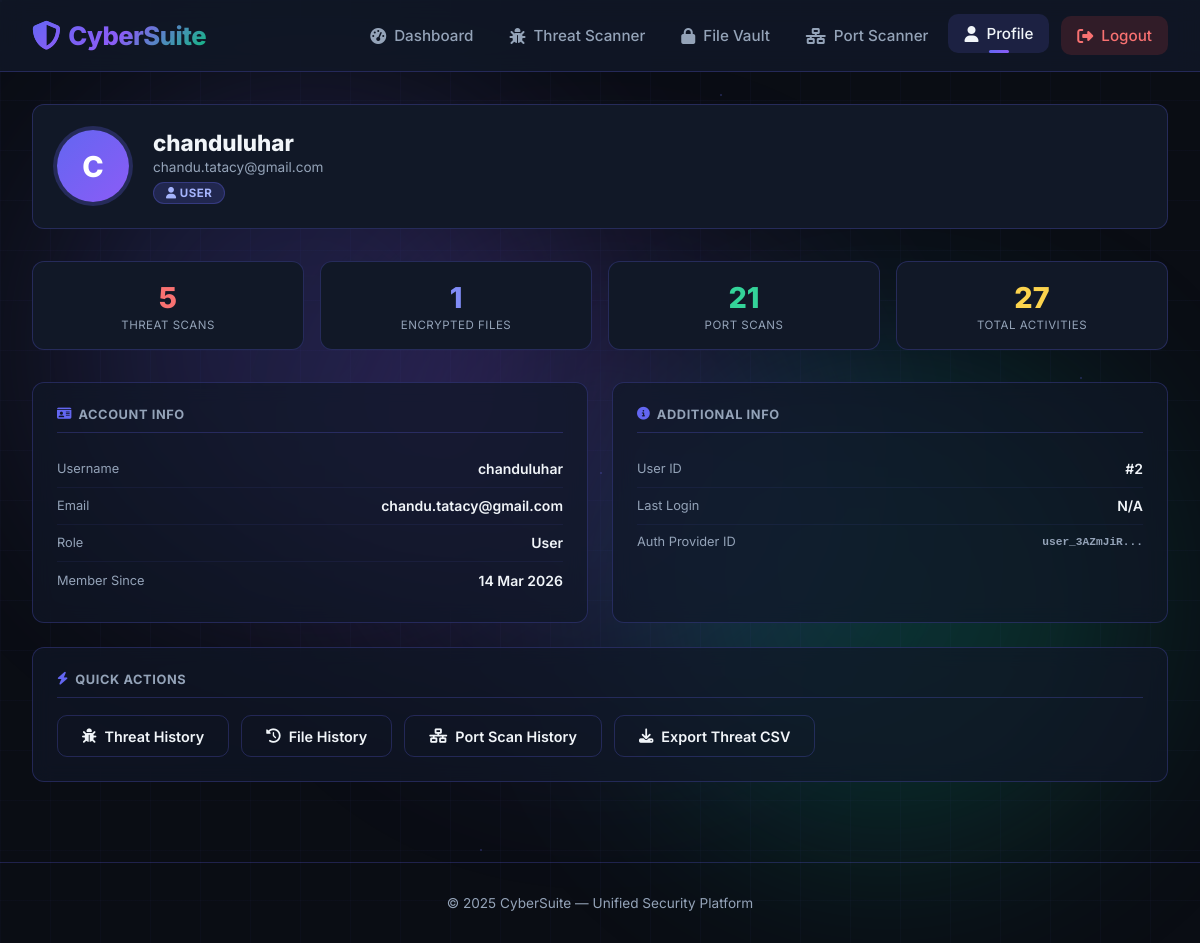
Screenshot of /profile (signed in) with the database file from the repository.
### models/user.py (models this page shows, shortened)
class User(db.Model, UserMixin):
    __tablename__ = 'users'
    id           = db.Column(db.Integer, primary_key=True)
    clerk_user_id = db.Column(db.String(128), unique=True, nullable=True, index=True)
    username     = db.Column(db.String(64), unique=True, nullable=False, index=True)
    email        = db.Column(db.String(120), unique=True, nullable=False, index=True)
    password_hash = db.Column(db.String(256), nullable=False)
    master_salt  = db.Column(db.String(64), nullable=True)
    role         = db.Column(db.String(20), default='user')  # 'user' | 'admin'
    is_admin     = db.Column(db.Boolean, default=False)
    created_at   = db.Column(db.DateTime, default=datetime.utcnow)
    last_login   = db.Column(db.DateTime)
    files        = db.relationship('FileMetadata', backref='owner', lazy='dynamic', cascade='all, delete-orphan')
    audit_logs   = db.relationship('AuditLog', backref='user', lazy='dynamic')
    scans        = db.relationship('Scan', backref='user', lazy=True)
    port_scans   = db.relationship('ScanHistory', backref='user', lazy=True)

### app.py (the view)
    @app.route('/profile')
    def profile():
        from flask_login import current_user
        from flask import redirect, url_for
        if not current_user.is_authenticated:
            return redirect(url_for('auth.login'))
        return render_template('profile.html')

### models/user.py (called while the page is built)
@login_manager.user_loader
def load_user(user_id):
    return User.query.get(int(user_id))

### templates/profile.html (shortened to what this page needs)
{% extends 'base.html' %}
{% block content %}
{% set threat_count = current_user.scans | length %}
{% set file_count = current_user.files.count() %}
{% set port_count = current_user.port_scans | length %}
<div class="profile-header">
    <div class="avatar">{{ current_user.username[0].upper() }}</div>
    <div class="profile-meta">
        <h2>{{ current_user.username }}</h2>
        <p>{{ current_user.email }}</p>
        <span class="role-badge {% if current_user.is_admin %}admin{% endif %}">
            {% if current_user.is_admin %}<i class="fas fa-crown"></i> Admin{% else %}<i class="fas fa-user"></i> User{%
            endif %}
        </span>
    </div>
</div>
<div class="stats-row">
    <div class="stat-mini">
        <div class="num" style="color:#f87171">{{ threat_count }}</div>
        <div class="lbl">Threat Scans</div>
    </div>
    <div class="stat-mini">
        <div class="num" style="color:#818cf8">{{ file_count }}</div>
        <div class="lbl">Encrypted Files</div>
    </div>
    <div class="stat-mini">
        <div class="num" style="color:#34d399">{{ port_count }}</div>
        <div class="lbl">Port Scans</div>
    </div>
    <div class="stat-mini">
        <div class="num" style="color:#fcd34d">{{ threat_count + file_count + port_count }}</div>
        <div class="lbl">Total Activities</div>
    </div>
</div>
<div class="profile-grid">
    <div class="card">
        <div class="section-head"><i class="fas fa-id-card"></i> Account Info</div>
        <div class="info-row">
            <span class="lbl">Username</span>
            <span class="val">{{ current_user.username }}</span>
        </div>
        <div class="info-row">
            <span class="lbl">Email</span>
            <span class="val">{{ current_user.email }}</span>
        </div>
        <div class="info-row">
            <span class="lbl">Role</span>
            <span class="val">{{ current_user.role.title() }}</span>
        </div>
        <div class="info-row">
            <span class="lbl">Member Since</span>
            <span class="val">{{ current_user.created_at.strftime('%d %b %Y') }}</span>
        </div>
    </div>
    <div class="card">
        <div class="section-head"><i class="fas fa-info-circle"></i> Additional Info</div>
        <div class="info-row">
            <span class="lbl">User ID</span>
            <span class="val">#{{ current_user.id }}</span>
        </div>
        <div class="info-row">
            <span class="lbl">Last Login</span>
            <span class="val">{% if current_user.last_login %}{{ current_user.last_login.strftime('%d %b %Y, %H:%M') }}{% else %}N/A{% endif %}</span>
        </div>
        {% if current_user.clerk_user_id %}
        <div class="info-row">
            <span class="lbl">Auth Provider ID</span>
            <span class="val" style="font-family: monospace; font-size: 0.8em; color: var(--muted);">{{ current_user.clerk_user_id[:12] }}...</span>
        </div>
        {% endif %}
    </div>
</div>
<div class="card" style="margin-top:1.5rem">
    <div class="section-head"><i class="fas fa-bolt"></i> Quick Actions</div>
    <div style="display:flex;gap:.75rem;flex-wrap:wrap">
        <a href="{{ url_for('phishing.history') }}" class="btn btn-outline"><i class="fas fa-bug"></i> Threat
            History</a>
        <a href="{{ url_for('crypto.history') }}" class="btn btn-outline"><i class="fas fa-clock-rotate-left"></i> File
            History</a>
        <a href="{{ url_for('scanner.history') }}" class="btn btn-outline"><i class="fas fa-network-wired"></i> Port
            Scan History</a>
        <a href="{{ url_for('phishing.export_history') }}" class="btn btn-outline"><i class="fas fa-download"></i>
            Export Threat CSV</a>
    </div>
</div>
{% endblock %}

### templates/base.html (style rules this page uses)
*, *::before, *::after { box-sizing: border-box; margin: 0; padding: 0; }
:root { --bg: #0a0d14; --surface: #111827; --surface2: #1a2236; --border: rgba(99,102,241,.25); --accent: #6366f1; --accent2: #8b5cf6; --green: #10b981; --red: #ef4444; --yellow: #f59e0b; --text: #f1f5f9; --muted: #94a3b8; --radius: 12px; }
body { font-family: 'Inter', sans-serif; background: var(--bg); color: var(--text); min-height: 100vh; position: relative; overflow-x: hidden; }
.card { background: rgba(17, 24, 39, 0.7); backdrop-filter: blur(10px); border: 1px solid var(--border); border-radius: var(--radius); padding: 1.5rem; transition: all 0.3s cubic-bezier(0.4, 0, 0.2, 1); position: relative; overflow: hidden; }
.card::before { content: ''; position: absolute; inset: 0; background: linear-gradient(125deg, transparent 0%, rgba(255, 255, 255, 0.05) 50%, transparent 100%); transform: translateX(-100%); transition: transform 0.5s ease; }
.btn { display: inline-flex; align-items: center; gap: .5rem; padding: .7rem 1.5rem; border-radius: 10px; font-size: .9rem; font-weight: 600; cursor: pointer; border: none; text-decoration: none; transition: all 0.3s cubic-bezier(0.4, 0, 0.2, 1); position: relative; overflow: hidden; }
.btn::before { content: ''; position: absolute; top: 50%; left: 50%; width: 0; height: 0; border-radius: 50%; background: rgba(255, 255, 255, 0.2); transform: translate(-50%, -50%); transition: width 0.5s ease, height 0.5s ease; }
.btn-outline { background: transparent; border: 1px solid var(--border); color: var(--text); }

### templates/profile.html (style rules this page uses)
.profile-header { display: flex; align-items: center; gap: 1.5rem; margin-bottom: 2rem; padding: 1.5rem; background: var(--surface); border: 1px solid var(--border); border-radius: var(--radius); }
.avatar { width: 72px; height: 72px; border-radius: 50%; background: linear-gradient(135deg, #6366f1, #8b5cf6); display: flex; align-items: center; justify-content: center; font-size: 1.8rem; font-weight: 800; color: #fff; flex-shrink: 0; box-shadow: 0 0 0 4px rgba(99, 102, 241, .25); }
.profile-meta h2 { font-size: 1.4rem; font-weight: 800; }
.profile-meta p { color: var(--muted); font-size: .85rem; margin-top: .2rem; }
.role-badge { display: inline-block; margin-top: .4rem; padding: .2rem .75rem; border-radius: 999px; font-size: .72rem; font-weight: 700; letter-spacing: .5px; text-transform: uppercase; background: rgba(99, 102, 241, .2); color: #a5b4fc; border: 1px solid rgba(99, 102, 241, .3); }
.stats-row { display: grid; grid-template-columns: repeat(auto-fit, minmax(150px, 1fr)); gap: 1rem; margin-bottom: 2rem; }
.stat-mini { background: var(--surface); border: 1px solid var(--border); border-radius: var(--radius); padding: 1.1rem 1.25rem; text-align: center; }
.stat-mini .num { font-size: 1.8rem; font-weight: 800; }
.stat-mini .lbl { font-size: .72rem; color: var(--muted); text-transform: uppercase; letter-spacing: .5px; margin-top: .2rem; }
.profile-grid { display: grid; grid-template-columns: 1fr 1fr; gap: 1.5rem; }
.section-head { font-size: .8rem; font-weight: 700; color: var(--muted); text-transform: uppercase; letter-spacing: .6px; margin-bottom: 1.1rem; padding-bottom: .6rem; border-bottom: 1px solid var(--border); display: flex; align-items: center; gap: .4rem; }
.section-head i { color: var(--accent); }
.info-row { display: flex; justify-content: space-between; align-items: center; padding: .6rem 0; border-bottom: 1px solid rgba(99, 102, 241, .08); font-size: .875rem; }
.info-row:last-child { border-bottom: none; }
.info-row .lbl { color: var(--muted); font-size: .8rem; }
.info-row .val { font-weight: 600; }

### rows the page displays
User: username "C", username "chanduluhar", email "chandu.tatacy@gmail.com", role "User", created_at "14 Mar 2026", id "2"

### other values shown
{{ threat_count }} "5"
{{ file_count }} "1"
{{ port_count }} "21"
{{ threat_count + file_count + port_count }} "27"
{{ current_user.clerk_user_id[:12] }} "user_3AZmJiR"
